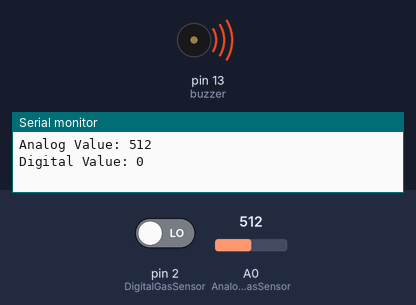
Recording of a sketch running on a simulated Arduino Uno, built with avr-gcc and run on an emulated ATmega328P. Parts: buzzer (waves = sounding), the last lines printed to the serial monitor. Inputs (shaded band) come from the test bench; at power-on: A0 (AnalogGasSensor) = 512, pin 2 (DigitalGasSensor) LOW.

Above: at 0.1 s.
At 5.8 s:
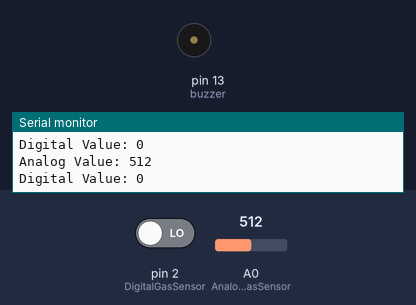
5.9 s: A0 (AnalogGasSensor) set to 55
11.9 s: A0 (AnalogGasSensor) set to 44
At 12.7 s:
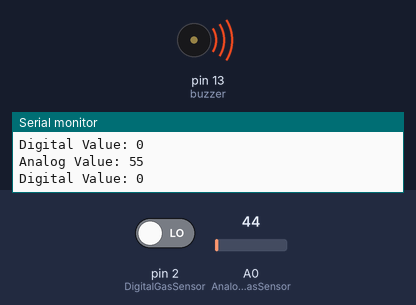
Timing chart, 0 to 15.7 s (numbered marks = the images above; inputs shaded):
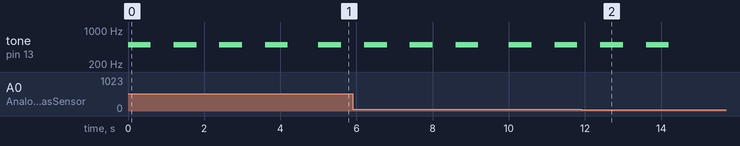

Measured:
- the behaviour switches between 50 and 49 on A0 (AnalogGasSensor) (found by bisection; images 1 and 2)
- after the input at 11.9 s, tone on pin 13 (buzzer): goes on until 14.2 s, then stays silent
- by itself, tone on pin 13 (buzzer): plays 500 Hz for 0.60 s, 500 Hz for 0.60 s, 500 Hz for 0.60 s, 500 Hz for 0.60 s, 500 Hz for 0.60 s

The sketch:

GasSensor.ino
```cpp
#include <Arduino.h>
#define AnalogGasSensor A0
#define DigitalGasSensor 2
int buzzer = 13;
int DigitalSensorValue = 0;
int AnalogSensorValue = 0;
void setup()
{
 pinMode(AnalogGasSensor,INPUT);
 pinMode(DigitalGasSensor,INPUT);
 pinMode(buzzer,OUTPUT);
 Serial.begin(9600);
}
void loop()
{
 AnalogSensorValue = analogRead(AnalogGasSensor);
 DigitalSensorValue = digitalRead(DigitalGasSensor);
 Serial.print("Analog Value: ");
 Serial.println(AnalogSensorValue);
 Serial.print("Digital Value: ");
 Serial.println(DigitalSensorValue);
 if (AnalogSensorValue >= 50) {
  for (int i = 0; i < 4; i++){
    tone(buzzer, 500);
    delay(600);
    noTone(buzzer);
    delay(600);
  }
 } else {
  noTone(buzzer);
  delay(100);
 }
 delay(200);
}
```
